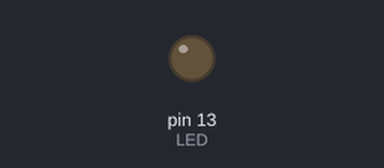
Recording of a sketch running on a simulated Arduino Uno, built with avr-gcc and run on an emulated ATmega328P. Parts: output pins drawn as LEDs (lit = HIGH).

Above: at 0.3 s.
At 3.9 s:
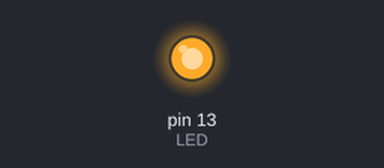
Timing chart, 0 to 6.0 s (numbered marks = the images above):
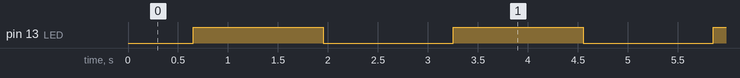

Measured:
- by itself, pin 13 (LED): alternates HIGH for 1.3 s and LOW for 1.3 s

The sketch:

fading_led.ino
```cpp
#define LED 13
void setup() {
  // put your setup code here, to run once:
   pinMode(LED,OUTPUT);
}

void loop() {
//  0v = 1 and 2^8=256=5V
  for(int i=0;i<256;i+=10){
    analogWrite(LED,i);
    delay(50);
  }
  for(int i=255;i>=0;i-=10){
    analogWrite(LED,i);
    delay(50);
  }
}
```

blink_mbed_c.ino
```cpp
//int count;
//
//int main() {
//  DDRB |= 1 << PB5;
//  TCCR1B |= (1 << CS11) | (1 << CS10);
//  TIMSK1 |= 1 << TOIE1;
//  sei();
//  while (1);
//  return 0;
//}
//
//ISR(TIMER1_OVF_vect) {
//  count ++;
//  if (count >= 2) {
//    PORTB ^= (1 << PB5);
//    count = 0;
//  }
//
//}

int main() {
  DDRB |= 1 << PB7;
  while (1){
    PORTB ^= (1<<PORTB7);
    _delay_ms(500);
    }
  return 0;
}
```
